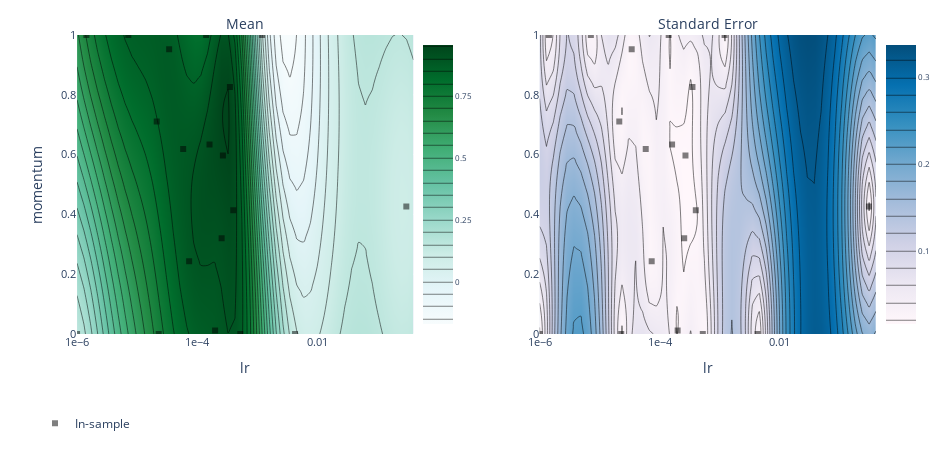

Notebook source saved alongside this figure:
### Markdown cell above
### 4. Plot response surface

Contour plot showing classification accuracy as a function of the two hyperparameters.

The black squares show points that we have actually run; notice how they are clustered in the optimal region.

### Code cell
render(plot_contour(model=model, param_x='lr', param_y='momentum', metric_name='accuracy'))

### Figure 1 — Plotly figure (JSON) as saved in the notebook; plotly's stock layout.template omitted (floating-point values rounded to 4 significant figures; data arrays with more than 128 entries replaced by an {"elided": "..."} marker saying what was removed)
{"data": [{"autocolorscale": false, "autocontour": true, "colorbar": {"tickfont": {"size": 8}, "ticksuffix": "", "x": 0.45, "y": 0.5}, "colorscale": [[0, "rgb(247,252,253)"], [0.125, "rgb(229,245,249)"], [0.25, "rgb(204,236,230)"], [0.375, "rgb(153,216,201)"], [0.5, "rgb(102,194,164)"], [0.625, "rgb(65,174,118)"], [0.75, "rgb(35,139,69)"], [0.875, "rgb(0,109,44)"], [1, "rgb(0,68,27)"]], "contours": {"coloring": "heatmap"}, "hoverinfo": "x+y+z", "ncontours": 25, "x": [1e-06, 1.301e-06, 1.693e-06, 2.203e-06, 2.866e-06, 3.729e-06, 4.853e-06, 6.314e-06, 8.215e-06, 1.069e-05, 1.391e-05, 1.81e-05, 2.355e-05, 3.064e-05, 3.986e-05, 5.187e-05, 6.749e-05, 8.782e-05, 0.0001143, 0.0001487, 0.0001934, 0.0002517, 0.0003275, 0.0004261, 0.0005545, 0.0007214, 0.0009387, 0.001221, 0.001589, 0.002068, 0.00269, 0.003501, 0.004555, 0.005927, 0.007712, 0.01003, 0.01306, 0.01699, 0.0221, 0.02876, 0.03742, 0.04869, 0.06335, 0.08243, 0.1073, 0.1396, 0.1816, 0.2363, 0.3074, 0.4], "xaxis": "x", "y": [0, 0.02041, 0.04082, 0.06122, 0.08163, 0.102, 0.1224, 0.1429, 0.1633, 0.1837, 0.2041, 0.2245, 0.2449, 0.2653, 0.2857, 0.3061, 0.3265, 0.3469, 0.3673, 0.3878, 0.4082, 0.4286, 0.449, 0.4694, 0.4898, 0.5102, 0.5306, 0.551, 0.5714, 0.5918, 0.6122, 0.6327, 0.6531, 0.6735, 0.6939, 0.7143, 0.7347, 0.7551, 0.7755, 0.7959, 0.8163, 0.8367, 0.8571, 0.8776, 0.898, 0.9184, 0.9388, 0.9592, 0.9796, 1], "yaxis": "y", "z": {"elided": "50x50 float values"}, "zauto": true, "zmax": 0.9557, "zmin": -0.9557, "type": "contour"}, {"autocolorscale": false, "autocontour": true, "colorbar": {"tickfont": {"size": 8}, "ticksuffix": "", "x": 1, "y": 0.5}, "colorscale": [[0, "rgb(255,247,251)"], [0.1429, "rgb(236,231,242)"], [0.2857, "rgb(208,209,230)"], [0.4286, "rgb(166,189,219)"], [0.5714, "rgb(116,169,207)"], [0.7143, "rgb(54,144,192)"], [0.8571, "rgb(5,112,176)"], [1, "rgb(3,78,123)"]], "contours": {"coloring": "heatmap"}, "hoverinfo": "x+y+z", "ncontours": 25, "x": [1e-06, 1.301e-06, 1.693e-06, 2.203e-06, 2.866e-06, 3.729e-06, 4.853e-06, 6.314e-06, 8.215e-06, 1.069e-05, 1.391e-05, 1.81e-05, 2.355e-05, 3.064e-05, 3.986e-05, 5.187e-05, 6.749e-05, 8.782e-05, 0.0001143, 0.0001487, 0.0001934, 0.0002517, 0.0003275, 0.0004261, 0.0005545, 0.0007214, 0.0009387, 0.001221, 0.001589, 0.002068, 0.00269, 0.003501, 0.004555, 0.005927, 0.007712, 0.01003, 0.01306, 0.01699, 0.0221, 0.02876, 0.03742, 0.04869, 0.06335, 0.08243, 0.1073, 0.1396, 0.1816, 0.2363, 0.3074, 0.4], "xaxis": "x2", "y": [0, 0.02041, 0.04082, 0.06122, 0.08163, 0.102, 0.1224, 0.1429, 0.1633, 0.1837, 0.2041, 0.2245, 0.2449, 0.2653, 0.2857, 0.3061, 0.3265, 0.3469, 0.3673, 0.3878, 0.4082, 0.4286, 0.449, 0.4694, 0.4898, 0.5102, 0.5306, 0.551, 0.5714, 0.5918, 0.6122, 0.6327, 0.6531, 0.6735, 0.6939, 0.7143, 0.7347, 0.7551, 0.7755, 0.7959, 0.8163, 0.8367, 0.8571, 0.8776, 0.898, 0.9184, 0.9388, 0.9592, 0.9796, 1], "yaxis": "y2", "z": {"elided": "50x50 float values"}, "type": "contour"}, {"hoverinfo": "text", "legendgroup": "In-sample", "marker": {"color": "black", "opacity": 0.5, "symbol": 1}, "mode": "markers", "name": "In-sample", "text": ["Arm 0_0<br>accuracy: 0.846667 (SEM: None)<br>lr: 2.12166e-05<br>momentum: 0.71107", "Arm 1_0<br>accuracy: 0.876 (SEM: None)<br>lr: 3.4181e-05<br>momentum: 0.952158", "Arm 2_0<br>accuracy: 0.1015 (SEM: None)<br>lr: 0.30446<br>momentum: 0.426471", "Arm 3_0<br>accuracy: 0.887167 (SEM: None)<br>lr: 7.35479e-05<br>momentum: 0.243055", "Arm 4_0<br>accuracy: 0.928 (SEM: None)<br>lr: 0.000399505<br>momentum: 0.41368", "Arm 5_0<br>accuracy: 0.952 (SEM: None)<br>lr: 0.000351208<br>momentum: 0.826171", "Arm 6_0<br>accuracy: 0.9265 (SEM: None)<br>lr: 0.00016075<br>momentum: 0.633478", "Arm 7_0<br>accuracy: 0.151167 (SEM: None)<br>lr: 1e-06<br>momentum: 0", "Arm 8_0<br>accuracy: 0.8725 (SEM: None)<br>lr: 0.000522292<br>momentum: 0", "Arm 9_0<br>accuracy: 0.109833 (SEM: None)<br>lr: 0.00120325<br>momentum: 1", "Arm 10_0<br>accuracy: 0.706167 (SEM: None)<br>lr: 1.43041e-06<br>momentum: 1", "Arm 11_0<br>accuracy: 0.111 (SEM: None)<br>lr: 0.00426352<br>momentum: 0", "Arm 12_0<br>accuracy: 0.882333 (SEM: None)<br>lr: 0.00019894<br>momentum: 0.0119438", "Arm 13_0<br>accuracy: 0.818833 (SEM: None)<br>lr: 0.000141086<br>momentum: 1", "Arm 14_0<br>accuracy: 0.934833 (SEM: None)<br>lr: 0.000268626<br>momentum: 0.596725", "Arm 15_0<br>accuracy: 0.858 (SEM: None)<br>lr: 7.13759e-06<br>momentum: 1", "Arm 16_0<br>accuracy: 0.725667 (SEM: None)<br>lr: 2.28822e-05<br>momentum: 0", "Arm 17_0<br>accuracy: 0.909 (SEM: None)<br>lr: 0.000255808<br>momentum: 0.320481", "Arm 18_0<br>accuracy: 0.882667 (SEM: None)<br>lr: 5.8533e-05<br>momentum: 0.619094"], "x": [2.122e-05, 3.418e-05, 0.3045, 7.355e-05, 0.0003995, 0.0003512, 0.0001607, 1e-06, 0.0005223, 0.001203, 1.43e-06, 0.004264, 0.0001989, 0.0001411, 0.0002686, 7.138e-06, 2.288e-05, 0.0002558, 5.853e-05], "xaxis": "x", "y": [0.7111, 0.9522, 0.4265, 0.2431, 0.4137, 0.8262, 0.6335, 0, 0, 1, 1, 0, 0.01194, 1, 0.5967, 1, 0, 0.3205, 0.6191], "yaxis": "y", "type": "scatter"}, {"hoverinfo": "text", "legendgroup": "In-sample", "marker": {"color": "black", "opacity": 0.5, "symbol": 1}, "mode": "markers", "name": "In-sample", "showlegend": false, "text": ["Arm 0_0<br>accuracy: 0.846667 (SEM: None)<br>lr: 2.12166e-05<br>momentum: 0.71107", "Arm 1_0<br>accuracy: 0.876 (SEM: None)<br>lr: 3.4181e-05<br>momentum: 0.952158", "Arm 2_0<br>accuracy: 0.1015 (SEM: None)<br>lr: 0.30446<br>momentum: 0.426471", "Arm 3_0<br>accuracy: 0.887167 (SEM: None)<br>lr: 7.35479e-05<br>momentum: 0.243055", "Arm 4_0<br>accuracy: 0.928 (SEM: None)<br>lr: 0.000399505<br>momentum: 0.41368", "Arm 5_0<br>accuracy: 0.952 (SEM: None)<br>lr: 0.000351208<br>momentum: 0.826171", "Arm 6_0<br>accuracy: 0.9265 (SEM: None)<br>lr: 0.00016075<br>momentum: 0.633478", "Arm 7_0<br>accuracy: 0.151167 (SEM: None)<br>lr: 1e-06<br>momentum: 0", "Arm 8_0<br>accuracy: 0.8725 (SEM: None)<br>lr: 0.000522292<br>momentum: 0", "Arm 9_0<br>accuracy: 0.109833 (SEM: None)<br>lr: 0.00120325<br>momentum: 1", "Arm 10_0<br>accuracy: 0.706167 (SEM: None)<br>lr: 1.43041e-06<br>momentum: 1", "Arm 11_0<br>accuracy: 0.111 (SEM: None)<br>lr: 0.00426352<br>momentum: 0", "Arm 12_0<br>accuracy: 0.882333 (SEM: None)<br>lr: 0.00019894<br>momentum: 0.0119438", "Arm 13_0<br>accuracy: 0.818833 (SEM: None)<br>lr: 0.000141086<br>momentum: 1", "Arm 14_0<br>accuracy: 0.934833 (SEM: None)<br>lr: 0.000268626<br>momentum: 0.596725", "Arm 15_0<br>accuracy: 0.858 (SEM: None)<br>lr: 7.13759e-06<br>momentum: 1", "Arm 16_0<br>accuracy: 0.725667 (SEM: None)<br>lr: 2.28822e-05<br>momentum: 0", "Arm 17_0<br>accuracy: 0.909 (SEM: None)<br>lr: 0.000255808<br>momentum: 0.320481", "Arm 18_0<br>accuracy: 0.882667 (SEM: None)<br>lr: 5.8533e-05<br>momentum: 0.619094"], "x": [2.122e-05, 3.418e-05, 0.3045, 7.355e-05, 0.0003995, 0.0003512, 0.0001607, 1e-06, 0.0005223, 0.001203, 1.43e-06, 0.004264, 0.0001989, 0.0001411, 0.0002686, 7.138e-06, 2.288e-05, 0.0002558, 5.853e-05], "xaxis": "x2", "y": [0.7111, 0.9522, 0.4265, 0.2431, 0.4137, 0.8262, 0.6335, 0, 0, 1, 1, 0, 0.01194, 1, 0.5967, 1, 0, 0.3205, 0.6191], "yaxis": "y2", "type": "scatter"}], "layout": {"annotations": [{"font": {"size": 14}, "showarrow": false, "text": "Mean", "x": 0.25, "xanchor": "center", "xref": "paper", "y": 1, "yanchor": "bottom", "yref": "paper"}, {"font": {"size": 14}, "showarrow": false, "text": "Standard Error", "x": 0.8, "xanchor": "center", "xref": "paper", "y": 1, "yanchor": "bottom", "yref": "paper"}], "autosize": false, "height": 450, "hovermode": "closest", "legend": {"orientation": "h", "x": 0, "y": -0.25}, "margin": {"b": 100, "l": 35, "pad": 0, "r": 35, "t": 35}, "width": 950, "xaxis": {"anchor": "y", "autorange": false, "domain": [0.05, 0.45], "exponentformat": "e", "range": [-6, -0.3979], "tickfont": {"size": 11}, "tickmode": "auto", "title": {"text": "lr"}, "type": "log"}, "yaxis": {"anchor": "x", "autorange": false, "domain": [0, 1], "exponentformat": "e", "range": [0, 1], "tickfont": {"size": 11}, "tickmode": "auto", "title": {"text": "momentum"}, "type": "linear"}, "xaxis2": {"anchor": "y2", "autorange": false, "domain": [0.6, 1], "exponentformat": "e", "range": [-6, -0.3979], "tickfont": {"size": 11}, "tickmode": "auto", "title": {"text": "lr"}, "type": "log"}, "yaxis2": {"anchor": "x2", "autorange": false, "domain": [0, 1], "exponentformat": "e", "range": [0, 1], "tickfont": {"size": 11}, "tickmode": "auto", "type": "linear"}}}
